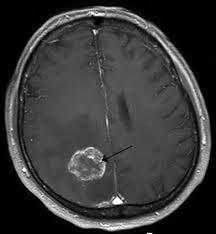
#> input picture Benign/input/2.jpg, 216 x 234 px
$ python process.py   (older library calls are emulated)
#> lines starting #> are read from the running program, lines starting #| are printed output that depends on the picture; after the words box and inside, x2 and y2 are one past the last pixel; in counts of white or black regions, pixels touching at a corner belong together
#> the answer given: Benign/input/2.jpg
#> the answer given: out.png
# -*- coding: utf-8 -*-
"""
Created on Tue Feb 11 17:47:58 2020

@author: HariGopal V
"""

#--- IMPORT DEPENDENCIES ------------------------------------------------------+

import cv2
import numpy as np
from skimage.morphology import watershed
from scipy import ndimage
from skimage.feature import peak_local_max
import argparse
import random
from PSO import PSO

#--- IMAGE CLASS --------------------------------------------------------------+

class Image:

    def __init__(self, path, output):
        self.path = path
        self.output = output
        self.image = None
        self.labels = None
        self.X = []
        self.Y = []
        self.population = []
        self.chromosomes = []
        self.fitnesses = []
        self.max_iter = 100
        self.iter = 0
        self.fixed = random.randint(0, 9)
        self.threshold = 0
        self.contours = None
        self.reg = 0

    #   reading/aquiring the scan image
    def acquisition(self):
        self.image = cv2.imread(self.path)
#> self.image is the input picture: shape (234, 216, 3); min 0, max 255, mean 57.8
        self.Pre_Processing()

    #   an empty function for the requirement of thresholding
    def nothing(self, x):
        pass

    #   set a manual threshold value
    def thresholding(self):
        print('Press Space key once caliberated!')
        name = 'Applying Threshold'
        cv2.namedWindow(name)
        cv2.createTrackbar('Threshold', name, 0, 255, self.nothing)
        while(1):

            thresh = cv2.getTrackbarPos('Threshold', name)

            th3, image = cv2.threshold(self.image,thresh,255,cv2.THRESH_TOZERO)

            cv2.imshow(name, image)

            k = cv2.waitKey(5) & 0xFF
            if k == ord(' '):
                cv2.destroyWindow(name)
                return thresh

    #   Pre_process the image
    def Pre_Processing(self):
        # convert the image to gray if coloured and resize the image to (224, 224) pixels
        self.image = cv2.resize(cv2.cvtColor(self.image, cv2.COLOR_BGR2GRAY), (224, 224), interpolation = cv2.INTER_NEAREST)
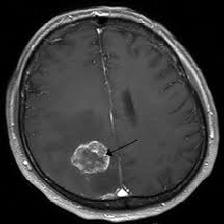
#> self.image: shape (224, 224); min 0, max 255, mean 57.8
        thresh = self.thresholding()
#> in thresholding, `th3, image = cv2.threshold(self.image,thresh,255,cv2.THRESH_TOZERO)`: th3 = 0
#> (key Esc is pressed here)
        th3, self.image = cv2.threshold(self.image,thresh,255,cv2.THRESH_TOZERO)    # applying threshold with a manual threshold value
#> th3 = 0
        cv2.imshow("thresh", self.image)    # show the output image
        cv2.waitKey(0)
        cv2.destroyAllWindows()
        self.De_Noising()

    #   MedianBlur denoising for removing of salt-pepper noise
    def De_Noising(self):
        self.image = cv2.medianBlur(np.float32(self.image), 5)
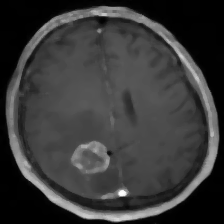
#> self.image: shape (224, 224) float32; min 0, max 254, mean 57
        # show the output image
        cv2.imshow("Blur", self.image)
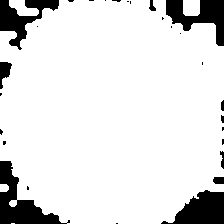
#> window 'Blur': shape (224, 224); 88.3% white; 28 black regions (18 under 20 px), largest, box (x1, y1, x2, y2) and area: (0, 161, 70, 224) 1612, (161, 190, 224, 224) 1306, (166, 0, 224, 46) 1279
        cv2.waitKey(0)
        cv2.destroyAllWindows()
        self.segment()

    #   Watershed segmentation
    def segment(self):
        # compute the exact Euclidean distance from every binary
        # pixel to the nearest zero pixel, then find peaks in this
        # distance map
        D = ndimage.distance_transform_edt(self.image)
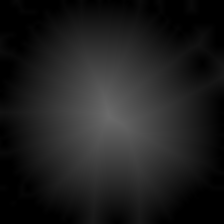
#> D: shape (224, 224) float64; min 0, max 106.6, mean 30.6
#> (the run stopped early here; a loop or call above may not have finished)

$ run again, with Benign/input/10.jpg copied over Benign/input/2.jpg
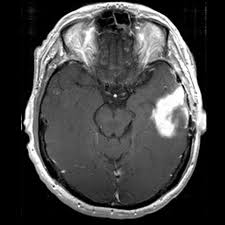
#> input picture Benign/input/10.jpg, 225 x 225 px
#> in acquisition, self.image is the input picture: shape (225, 225, 3); min 0, max 255, mean 66.8
#> in thresholding, `th3, image = cv2.threshold(self.image,thresh,255,cv2.THRESH_TOZERO)`: th3 = 0
#> in De_Noising, `cv2.imshow("Blur", self.image)`:
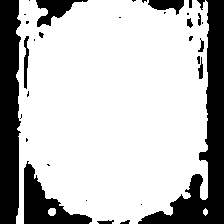
#> window 'Blur': shape (224, 224); 74.9% white; 33 black regions (18 under 20 px), largest, box (x1, y1, x2, y2) and area: (138, 0, 224, 224) 5216, (0, 0, 21, 224) 4178, (24, 161, 92, 224) 1689
#> in segment, `D = ndimage.distance_transform_edt(self.image)`:
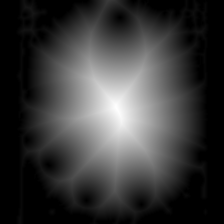
#> D: shape (224, 224) float64; min 0, max 87.97, mean 20; drawn with min black and max white

$ run again, with Benign/input/3.jpg copied over Benign/input/2.jpg
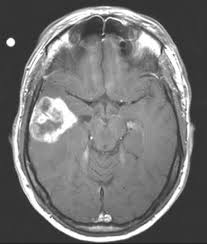
#> input picture Benign/input/3.jpg, 207 x 244 px
#> in acquisition, self.image is the input picture: shape (244, 207, 3); min 22, max 255, mean 114.5
#> in Pre_Processing, `self.image = cv2.resize(cv2.cvtColor(self.image, cv2.COLOR_BGR2GRAY), ..`:
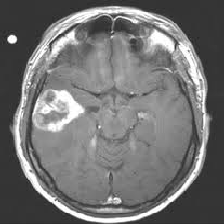
#> self.image: shape (224, 224); min 33, max 255, mean 114.6
#> in thresholding, `th3, image = cv2.threshold(self.image,thresh,255,cv2.THRESH_TOZERO)`: th3 = 0
#> in segment, `D = ndimage.distance_transform_edt(self.image)`:
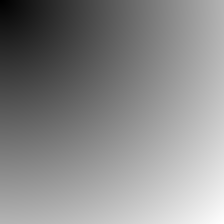
#> D: shape (224, 224) float64; min 1, max 316.1, mean 171.4; drawn with min black and max white
